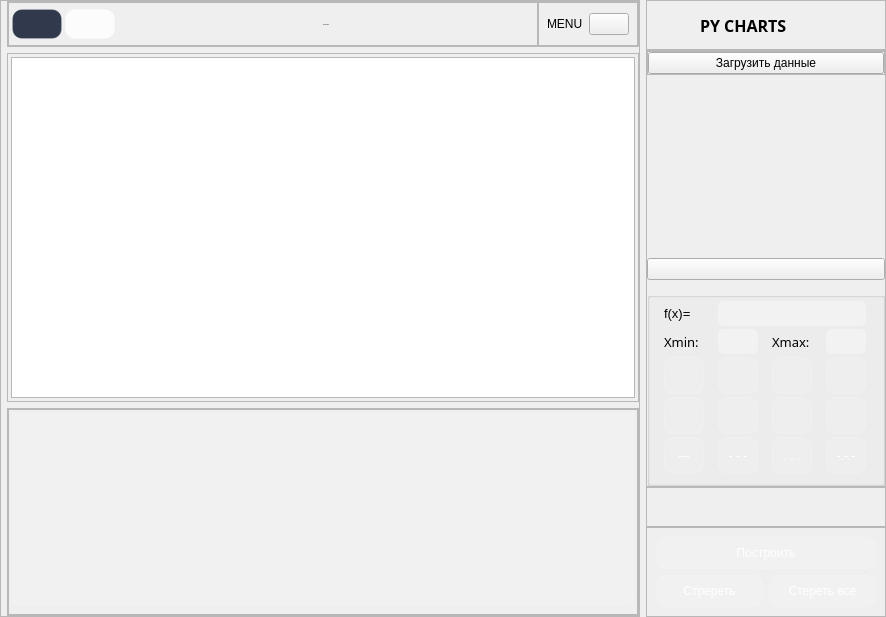
<?xml version="1.0" encoding="UTF-8"?>
<ui version="4.0">
 <class>MainWindow</class>
 <widget class="QMainWindow" name="MainWindow">
  <property name="geometry">
   <rect>
    <x>0</x>
    <y>0</y>
    <width>886</width>
    <height>617</height>
   </rect>
  </property>
  <property name="windowTitle">
   <string>MainWindow</string>
  </property>
  <widget class="QWidget" name="centralwidget">
   <property name="styleSheet">
    <string notr="true">@font-face {
    font-family: NovaFlat;
    src: url(:/fonts/Nova_Flat/NovaFlat-Regular.ttf) format(&quot;truetype&quot;);
}
*{
color: #fff;
font-family: NovaFlat;
font-size: 12px;
border: nine;
background: none;
}
#centralwidget{
background-color: rgb(33, 43, 51);
}
#right_menu_widget, #percentage_bar_chart, #nested_donuts,
#line_charts, #bar_charts, #temperature_bar_chart
{
background-color: rgba(61, 80, 95, 100)
}
#header_frame, #frame_3, #frame_5{
background-color: rgb(61, 80, 95);
}
#frame_4 QPushButton{
padding: 10px;
border-radius: 5px;
background-color: rgba(33, 43, 51, 100);
}
#header_nav QPushButton{
	background-color: rgb(61, 80, 95);
	border-radius: 15px;
	border: 3px solid rgb(120, 157, 186);
}
#header_nav QPushButton:hover{
	background-color: rgb(120, 157, 186);
}
</string>
   </property>
   <layout class="QHBoxLayout" name="horizontalLayout">
    <property name="leftMargin">
     <number>0</number>
    </property>
    <property name="topMargin">
     <number>0</number>
    </property>
    <property name="rightMargin">
     <number>0</number>
    </property>
    <property name="bottomMargin">
     <number>0</number>
    </property>
    <item>
     <widget class="QFrame" name="frame_2">
      <property name="frameShape">
       <enum>QFrame::StyledPanel</enum>
      </property>
      <property name="frameShadow">
       <enum>QFrame::Raised</enum>
      </property>
      <layout class="QVBoxLayout" name="verticalLayout_4">
       <property name="leftMargin">
        <number>6</number>
       </property>
       <property name="topMargin">
        <number>0</number>
       </property>
       <property name="rightMargin">
        <number>0</number>
       </property>
       <property name="bottomMargin">
        <number>0</number>
       </property>
       <item alignment="Qt::AlignTop">
        <widget class="QFrame" name="header_frame">
         <property name="minimumSize">
          <size>
           <width>0</width>
           <height>46</height>
          </size>
         </property>
         <property name="maximumSize">
          <size>
           <width>16777215</width>
           <height>50</height>
          </size>
         </property>
         <property name="frameShape">
          <enum>QFrame::StyledPanel</enum>
         </property>
         <property name="frameShadow">
          <enum>QFrame::Raised</enum>
         </property>
         <layout class="QHBoxLayout" name="horizontalLayout_3">
          <property name="spacing">
           <number>0</number>
          </property>
          <property name="leftMargin">
           <number>0</number>
          </property>
          <property name="topMargin">
           <number>0</number>
          </property>
          <property name="rightMargin">
           <number>0</number>
          </property>
          <property name="bottomMargin">
           <number>0</number>
          </property>
          <item>
           <widget class="QFrame" name="frame_11">
            <property name="styleSheet">
             <string notr="true"/>
            </property>
            <property name="frameShape">
             <enum>QFrame::StyledPanel</enum>
            </property>
            <property name="frameShadow">
             <enum>QFrame::Raised</enum>
            </property>
            <layout class="QHBoxLayout" name="horizontalLayout_5">
             <property name="spacing">
              <number>3</number>
             </property>
             <property name="leftMargin">
              <number>3</number>
             </property>
             <property name="topMargin">
              <number>3</number>
             </property>
             <property name="rightMargin">
              <number>3</number>
             </property>
             <property name="bottomMargin">
              <number>3</number>
             </property>
             <item>
              <widget class="QPushButton" name="pushButton_6">
               <property name="minimumSize">
                <size>
                 <width>50</width>
                 <height>30</height>
                </size>
               </property>
               <property name="maximumSize">
                <size>
                 <width>50</width>
                 <height>30</height>
                </size>
               </property>
               <property name="styleSheet">
                <string notr="true">QPushButton{
	color: rgba(49, 57, 77);
     background-color:rgba(49, 57, 77);
     border: 1px solid rgba(255,255,255,40);
     border-radius:10px;
width: 15;
height: 15;
}
QPushButton:hover{
background-color:rgba(49, 57, 77);
}
QPushButton:pressed{
background-color:rgba(255,255,255,70);
}</string>
               </property>
               <property name="text">
                <string/>
               </property>
              </widget>
             </item>
             <item>
              <widget class="QPushButton" name="pushButton_7">
               <property name="minimumSize">
                <size>
                 <width>50</width>
                 <height>30</height>
                </size>
               </property>
               <property name="maximumSize">
                <size>
                 <width>50</width>
                 <height>30</height>
                </size>
               </property>
               <property name="styleSheet">
                <string notr="true">QPushButton{
	color: rgb(255, 255, 255);
     background-color:rgba(255,255,255,200);
     border: 1px solid rgba(255,255,255,40);
     border-radius:10px;
width: 15;
height: 15;
}
QPushButton:hover{
background-color:rgba(255,255,255,200);
}
QPushButton:pressed{
background-color:rgba(255,255,255,70);
}</string>
               </property>
               <property name="text">
                <string/>
               </property>
              </widget>
             </item>
             <item>
              <widget class="QLabel" name="label_7">
               <property name="font">
                <font>
                 <family>NovaFlat</family>
                 <pointsize>-1</pointsize>
                </font>
               </property>
               <property name="text">
                <string>DASHBOARD</string>
               </property>
               <property name="alignment">
                <set>Qt::AlignCenter</set>
               </property>
              </widget>
             </item>
            </layout>
           </widget>
          </item>
          <item>
           <widget class="QFrame" name="frame_10">
            <property name="maximumSize">
             <size>
              <width>100</width>
              <height>16777215</height>
             </size>
            </property>
            <property name="frameShape">
             <enum>QFrame::StyledPanel</enum>
            </property>
            <property name="frameShadow">
             <enum>QFrame::Raised</enum>
            </property>
            <layout class="QHBoxLayout" name="horizontalLayout_4">
             <property name="spacing">
              <number>2</number>
             </property>
             <property name="leftMargin">
              <number>8</number>
             </property>
             <property name="topMargin">
              <number>0</number>
             </property>
             <property name="rightMargin">
              <number>8</number>
             </property>
             <property name="bottomMargin">
              <number>0</number>
             </property>
             <item>
              <widget class="QLabel" name="label_6">
               <property name="text">
                <string>MENU</string>
               </property>
              </widget>
             </item>
             <item>
              <widget class="QPushButton" name="open_close_side_bar_btn">
               <property name="text">
                <string/>
               </property>
               <property name="icon">
                <iconset resource="resources.qrc">
                 <normaloff>:/icons/icons/align-center.svg</normaloff>:/icons/icons/align-center.svg</iconset>
               </property>
               <property name="iconSize">
                <size>
                 <width>30</width>
                 <height>30</height>
                </size>
               </property>
              </widget>
             </item>
            </layout>
           </widget>
          </item>
         </layout>
        </widget>
       </item>
       <item>
        <widget class="QFrame" name="frame_8">
         <property name="frameShape">
          <enum>QFrame::StyledPanel</enum>
         </property>
         <property name="frameShadow">
          <enum>QFrame::Raised</enum>
         </property>
         <layout class="QVBoxLayout" name="verticalLayout_7">
          <property name="spacing">
           <number>3</number>
          </property>
          <property name="leftMargin">
           <number>3</number>
          </property>
          <property name="topMargin">
           <number>3</number>
          </property>
          <property name="rightMargin">
           <number>3</number>
          </property>
          <property name="bottomMargin">
           <number>3</number>
          </property>
          <item>
           <widget class="PlotWidget" name="graphicsView"/>
          </item>
         </layout>
        </widget>
       </item>
       <item alignment="Qt::AlignBottom">
        <widget class="QFrame" name="footer_frame">
         <property name="frameShape">
          <enum>QFrame::StyledPanel</enum>
         </property>
         <property name="frameShadow">
          <enum>QFrame::Raised</enum>
         </property>
         <layout class="QHBoxLayout" name="horizontalLayout_6">
          <property name="spacing">
           <number>0</number>
          </property>
          <property name="leftMargin">
           <number>0</number>
          </property>
          <property name="topMargin">
           <number>0</number>
          </property>
          <property name="rightMargin">
           <number>0</number>
          </property>
          <property name="bottomMargin">
           <number>0</number>
          </property>
          <item>
           <widget class="QFrame" name="frame_13">
            <property name="frameShape">
             <enum>QFrame::StyledPanel</enum>
            </property>
            <property name="frameShadow">
             <enum>QFrame::Raised</enum>
            </property>
            <layout class="QVBoxLayout" name="verticalLayout_6">
             <property name="spacing">
              <number>3</number>
             </property>
             <property name="leftMargin">
              <number>3</number>
             </property>
             <property name="topMargin">
              <number>3</number>
             </property>
             <property name="rightMargin">
              <number>3</number>
             </property>
             <property name="bottomMargin">
              <number>9</number>
             </property>
             <item>
              <widget class="QTableWidget" name="tableWidget">
               <property name="styleSheet">
                <string notr="true">QTableView {
background-color: rgba(255, 255, 255, 30); 
border: 1px solid rgba(255,255,255,40);
border-bottom-right-radius: 7px; 
border-bottom-left-radius: 7px; 
color: white;
}

QHeaderView::section {
background-color: rgb(53, 53, 53);
color: white;
border: none;
height: 50px;
font-size: 16pt;
}

QTableView::item {
    border-style: none;
    border-bottom: 1px solid rgba(255,255,255,50);
    padding-left: auto;
    padding-right: auto;
}

QTableView::item:selected{
	border: none;
	color: rgb(255, 255, 255);
    background-color: rgba(255, 255, 255, 50);
}
</string>
               </property>
              </widget>
             </item>
            </layout>
           </widget>
          </item>
         </layout>
        </widget>
       </item>
      </layout>
     </widget>
    </item>
    <item>
     <widget class="QWidget" name="right_menu_widget" native="true">
      <property name="minimumSize">
       <size>
        <width>240</width>
        <height>0</height>
       </size>
      </property>
      <property name="maximumSize">
       <size>
        <width>240</width>
        <height>1000000</height>
       </size>
      </property>
      <layout class="QVBoxLayout" name="verticalLayout">
       <property name="spacing">
        <number>0</number>
       </property>
       <property name="leftMargin">
        <number>0</number>
       </property>
       <property name="topMargin">
        <number>0</number>
       </property>
       <property name="rightMargin">
        <number>0</number>
       </property>
       <property name="bottomMargin">
        <number>0</number>
       </property>
       <item>
        <widget class="QFrame" name="frame_3">
         <property name="frameShape">
          <enum>QFrame::StyledPanel</enum>
         </property>
         <property name="frameShadow">
          <enum>QFrame::Raised</enum>
         </property>
         <layout class="QHBoxLayout" name="horizontalLayout_2">
          <property name="spacing">
           <number>6</number>
          </property>
          <property name="leftMargin">
           <number>7</number>
          </property>
          <property name="topMargin">
           <number>4</number>
          </property>
          <property name="rightMargin">
           <number>0</number>
          </property>
          <property name="bottomMargin">
           <number>4</number>
          </property>
          <item>
           <widget class="QLabel" name="label_14">
            <property name="minimumSize">
             <size>
              <width>40</width>
              <height>40</height>
             </size>
            </property>
            <property name="maximumSize">
             <size>
              <width>40</width>
              <height>40</height>
             </size>
            </property>
            <property name="text">
             <string/>
            </property>
            <property name="pixmap">
             <pixmap resource="resources.qrc">:/icons/icons/pie-chart.svg</pixmap>
            </property>
            <property name="scaledContents">
             <bool>true</bool>
            </property>
           </widget>
          </item>
          <item>
           <widget class="QLabel" name="label">
            <property name="font">
             <font>
              <family>NovaFlat</family>
              <pointsize>12</pointsize>
              <weight>99</weight>
              <bold>true</bold>
             </font>
            </property>
            <property name="mouseTracking">
             <bool>false</bool>
            </property>
            <property name="styleSheet">
             <string notr="true">*{font-size:12pt; font-weight: 1000;}</string>
            </property>
            <property name="text">
             <string>PY CHARTS</string>
            </property>
            <property name="wordWrap">
             <bool>false</bool>
            </property>
           </widget>
          </item>
         </layout>
        </widget>
       </item>
       <item>
        <widget class="QFrame" name="frame_4">
         <property name="sizePolicy">
          <sizepolicy hsizetype="Preferred" vsizetype="Expanding">
           <horstretch>0</horstretch>
           <verstretch>0</verstretch>
          </sizepolicy>
         </property>
         <property name="frameShape">
          <enum>QFrame::StyledPanel</enum>
         </property>
         <property name="frameShadow">
          <enum>QFrame::Raised</enum>
         </property>
         <layout class="QVBoxLayout" name="verticalLayout_2">
          <property name="spacing">
           <number>0</number>
          </property>
          <property name="leftMargin">
           <number>0</number>
          </property>
          <property name="topMargin">
           <number>0</number>
          </property>
          <property name="rightMargin">
           <number>0</number>
          </property>
          <property name="bottomMargin">
           <number>0</number>
          </property>
          <item alignment="Qt::AlignTop">
           <widget class="QFrame" name="frame">
            <property name="maximumSize">
             <size>
              <width>1000</width>
              <height>1000</height>
             </size>
            </property>
            <property name="styleSheet">
             <string notr="true">QPushButton:pressed{
background-color:rgba(255,255,255,70);
}</string>
            </property>
            <property name="frameShape">
             <enum>QFrame::StyledPanel</enum>
            </property>
            <property name="frameShadow">
             <enum>QFrame::Raised</enum>
            </property>
            <layout class="QVBoxLayout" name="verticalLayout_3">
             <property name="spacing">
              <number>0</number>
             </property>
             <property name="leftMargin">
              <number>0</number>
             </property>
             <property name="topMargin">
              <number>0</number>
             </property>
             <property name="rightMargin">
              <number>0</number>
             </property>
             <property name="bottomMargin">
              <number>0</number>
             </property>
             <item>
              <widget class="QPushButton" name="pushButton_2">
               <property name="text">
                <string>Загрузить данные</string>
               </property>
               <property name="icon">
                <iconset resource="resources.qrc">
                 <normaloff>:/icons/icons/upload.svg</normaloff>:/icons/icons/upload.svg</iconset>
               </property>
              </widget>
             </item>
            </layout>
           </widget>
          </item>
          <item>
           <widget class="QPushButton" name="pushButton_5">
            <property name="text">
             <string/>
            </property>
            <property name="icon">
             <iconset resource="resources.qrc">
              <normaloff>:/images/images/girl.jpg</normaloff>:/images/images/girl.jpg</iconset>
            </property>
            <property name="iconSize">
             <size>
              <width>200</width>
              <height>200</height>
             </size>
            </property>
           </widget>
          </item>
          <item alignment="Qt::AlignBottom">
           <widget class="QGroupBox" name="groupBox">
            <property name="minimumSize">
             <size>
              <width>0</width>
              <height>0</height>
             </size>
            </property>
            <property name="maximumSize">
             <size>
              <width>1000</width>
              <height>1000</height>
             </size>
            </property>
            <property name="styleSheet">
             <string notr="true">QPushButton{
	color: rgb(255, 255, 255);
     background-color:rgba(255,255,255,30);
     border: 1px solid rgba(255,255,255,40);
     border-radius:10px;
width: 15;
height: 15;
}
QPushButton:hover{
background-color:rgba(255,255,255,30);
}
QPushButton:pressed{
background-color:rgba(255,255,255,70);
}
QLineEdit{font-size:14pt; color:#aa0000;
	background-color: rgba(255, 255, 255, 80);
    border-radius:5px;
}
QLabel{font-size:10pt;
}</string>
            </property>
            <property name="title">
             <string/>
            </property>
            <layout class="QGridLayout" name="gridLayout">
             <property name="leftMargin">
              <number>3</number>
             </property>
             <property name="topMargin">
              <number>3</number>
             </property>
             <property name="rightMargin">
              <number>3</number>
             </property>
             <property name="bottomMargin">
              <number>9</number>
             </property>
             <property name="spacing">
              <number>3</number>
             </property>
             <item row="4" column="0">
              <widget class="QPushButton" name="select_marker_point_2">
               <property name="minimumSize">
                <size>
                 <width>40</width>
                 <height>37</height>
                </size>
               </property>
               <property name="maximumSize">
                <size>
                 <width>40</width>
                 <height>37</height>
                </size>
               </property>
               <property name="text">
                <string>---</string>
               </property>
               <property name="iconSize">
                <size>
                 <width>30</width>
                 <height>30</height>
                </size>
               </property>
              </widget>
             </item>
             <item row="2" column="3">
              <widget class="QPushButton" name="select_color_purple">
               <property name="minimumSize">
                <size>
                 <width>40</width>
                 <height>37</height>
                </size>
               </property>
               <property name="maximumSize">
                <size>
                 <width>40</width>
                 <height>37</height>
                </size>
               </property>
               <property name="text">
                <string/>
               </property>
               <property name="icon">
                <iconset resource="resources.qrc">
                 <normaloff>:/images/images/purple-circle-svgrepo-com.svg</normaloff>:/images/images/purple-circle-svgrepo-com.svg</iconset>
               </property>
               <property name="iconSize">
                <size>
                 <width>25</width>
                 <height>25</height>
                </size>
               </property>
              </widget>
             </item>
             <item row="2" column="2">
              <widget class="QPushButton" name="select_color_red">
               <property name="minimumSize">
                <size>
                 <width>40</width>
                 <height>37</height>
                </size>
               </property>
               <property name="maximumSize">
                <size>
                 <width>40</width>
                 <height>37</height>
                </size>
               </property>
               <property name="text">
                <string/>
               </property>
               <property name="icon">
                <iconset resource="resources.qrc">
                 <normaloff>:/images/images/red-circle-svgrepo-com.svg</normaloff>:/images/images/red-circle-svgrepo-com.svg</iconset>
               </property>
               <property name="iconSize">
                <size>
                 <width>25</width>
                 <height>25</height>
                </size>
               </property>
              </widget>
             </item>
             <item row="2" column="1">
              <widget class="QPushButton" name="select_color_green">
               <property name="minimumSize">
                <size>
                 <width>40</width>
                 <height>37</height>
                </size>
               </property>
               <property name="maximumSize">
                <size>
                 <width>40</width>
                 <height>37</height>
                </size>
               </property>
               <property name="text">
                <string/>
               </property>
               <property name="icon">
                <iconset resource="resources.qrc">
                 <normaloff>:/images/images/green-circle-svgrepo-com.svg</normaloff>:/images/images/green-circle-svgrepo-com.svg</iconset>
               </property>
               <property name="iconSize">
                <size>
                 <width>25</width>
                 <height>25</height>
                </size>
               </property>
              </widget>
             </item>
             <item row="3" column="2">
              <widget class="QPushButton" name="select_marker_star">
               <property name="minimumSize">
                <size>
                 <width>40</width>
                 <height>37</height>
                </size>
               </property>
               <property name="maximumSize">
                <size>
                 <width>40</width>
                 <height>37</height>
                </size>
               </property>
               <property name="text">
                <string/>
               </property>
               <property name="icon">
                <iconset resource="resources.qrc">
                 <normaloff>:/images/images/m14.svg</normaloff>:/images/images/m14.svg</iconset>
               </property>
               <property name="iconSize">
                <size>
                 <width>40</width>
                 <height>40</height>
                </size>
               </property>
              </widget>
             </item>
             <item row="3" column="1">
              <widget class="QPushButton" name="select_marker_triangle">
               <property name="minimumSize">
                <size>
                 <width>40</width>
                 <height>37</height>
                </size>
               </property>
               <property name="maximumSize">
                <size>
                 <width>40</width>
                 <height>37</height>
                </size>
               </property>
               <property name="text">
                <string/>
               </property>
               <property name="icon">
                <iconset resource="resources.qrc">
                 <normaloff>:/images/images/m03_1.svg</normaloff>:/images/images/m03_1.svg</iconset>
               </property>
               <property name="iconSize">
                <size>
                 <width>30</width>
                 <height>30</height>
                </size>
               </property>
              </widget>
             </item>
             <item row="3" column="3">
              <widget class="QPushButton" name="select_marker_diamond">
               <property name="minimumSize">
                <size>
                 <width>40</width>
                 <height>37</height>
                </size>
               </property>
               <property name="maximumSize">
                <size>
                 <width>40</width>
                 <height>37</height>
                </size>
               </property>
               <property name="text">
                <string/>
               </property>
               <property name="icon">
                <iconset resource="resources.qrc">
                 <normaloff>:/images/images/m19.svg</normaloff>:/images/images/m19.svg</iconset>
               </property>
               <property name="iconSize">
                <size>
                 <width>30</width>
                 <height>30</height>
                </size>
               </property>
              </widget>
             </item>
             <item row="3" column="0">
              <widget class="QPushButton" name="select_marker_point">
               <property name="minimumSize">
                <size>
                 <width>40</width>
                 <height>37</height>
                </size>
               </property>
               <property name="maximumSize">
                <size>
                 <width>40</width>
                 <height>37</height>
                </size>
               </property>
               <property name="text">
                <string/>
               </property>
               <property name="icon">
                <iconset resource="resources.qrc">
                 <normaloff>:/images/images/m00_1.svg</normaloff>:/images/images/m00_1.svg</iconset>
               </property>
               <property name="iconSize">
                <size>
                 <width>30</width>
                 <height>30</height>
                </size>
               </property>
              </widget>
             </item>
             <item row="1" column="1">
              <widget class="QLineEdit" name="lineEdit_2">
               <property name="maximumSize">
                <size>
                 <width>40</width>
                 <height>16777215</height>
                </size>
               </property>
              </widget>
             </item>
             <item row="0" column="0">
              <widget class="QLabel" name="label_4">
               <property name="maximumSize">
                <size>
                 <width>42</width>
                 <height>25</height>
                </size>
               </property>
               <property name="text">
                <string>f(x)=</string>
               </property>
              </widget>
             </item>
             <item row="0" column="1" colspan="3">
              <widget class="QLineEdit" name="select_funtion">
               <property name="maximumSize">
                <size>
                 <width>200</width>
                 <height>16777215</height>
                </size>
               </property>
               <property name="styleSheet">
                <string notr="true"/>
               </property>
              </widget>
             </item>
             <item row="1" column="0">
              <widget class="QLabel" name="label_2">
               <property name="maximumSize">
                <size>
                 <width>40</width>
                 <height>16777215</height>
                </size>
               </property>
               <property name="font">
                <font>
                 <family>NovaFlat</family>
                 <pointsize>10</pointsize>
                </font>
               </property>
               <property name="text">
                <string>Xmin:</string>
               </property>
              </widget>
             </item>
             <item row="1" column="3">
              <widget class="QLineEdit" name="lineEdit">
               <property name="maximumSize">
                <size>
                 <width>40</width>
                 <height>16777215</height>
                </size>
               </property>
              </widget>
             </item>
             <item row="2" column="0">
              <widget class="QPushButton" name="select_color_blue">
               <property name="minimumSize">
                <size>
                 <width>40</width>
                 <height>37</height>
                </size>
               </property>
               <property name="maximumSize">
                <size>
                 <width>40</width>
                 <height>37</height>
                </size>
               </property>
               <property name="text">
                <string/>
               </property>
               <property name="icon">
                <iconset resource="resources.qrc">
                 <normaloff>:/images/images/blue-circle-svgrepo-com.svg</normaloff>:/images/images/blue-circle-svgrepo-com.svg</iconset>
               </property>
               <property name="iconSize">
                <size>
                 <width>25</width>
                 <height>25</height>
                </size>
               </property>
              </widget>
             </item>
             <item row="1" column="2">
              <widget class="QLabel" name="label_3">
               <property name="maximumSize">
                <size>
                 <width>40</width>
                 <height>16777215</height>
                </size>
               </property>
               <property name="font">
                <font>
                 <family>NovaFlat</family>
                 <pointsize>10</pointsize>
                </font>
               </property>
               <property name="text">
                <string>Xmax:</string>
               </property>
              </widget>
             </item>
             <item row="4" column="2">
              <widget class="QPushButton" name="select_marker_point_3">
               <property name="maximumSize">
                <size>
                 <width>40</width>
                 <height>40</height>
                </size>
               </property>
               <property name="text">
                <string>. . .</string>
               </property>
               <property name="iconSize">
                <size>
                 <width>30</width>
                 <height>30</height>
                </size>
               </property>
              </widget>
             </item>
             <item row="4" column="3">
              <widget class="QPushButton" name="select_marker_point_4">
               <property name="minimumSize">
                <size>
                 <width>40</width>
                 <height>37</height>
                </size>
               </property>
               <property name="maximumSize">
                <size>
                 <width>40</width>
                 <height>37</height>
                </size>
               </property>
               <property name="text">
                <string>-.-.-</string>
               </property>
               <property name="iconSize">
                <size>
                 <width>30</width>
                 <height>30</height>
                </size>
               </property>
              </widget>
             </item>
             <item row="4" column="1">
              <widget class="QPushButton" name="select_marker_point_5">
               <property name="minimumSize">
                <size>
                 <width>40</width>
                 <height>37</height>
                </size>
               </property>
               <property name="maximumSize">
                <size>
                 <width>40</width>
                 <height>37</height>
                </size>
               </property>
               <property name="text">
                <string>- - -</string>
               </property>
               <property name="iconSize">
                <size>
                 <width>30</width>
                 <height>30</height>
                </size>
               </property>
              </widget>
             </item>
            </layout>
           </widget>
          </item>
         </layout>
        </widget>
       </item>
       <item>
        <widget class="QFrame" name="frame_5">
         <property name="minimumSize">
          <size>
           <width>0</width>
           <height>40</height>
          </size>
         </property>
         <property name="frameShape">
          <enum>QFrame::StyledPanel</enum>
         </property>
         <property name="frameShadow">
          <enum>QFrame::Raised</enum>
         </property>
         <layout class="QHBoxLayout" name="horizontalLayout_7">
          <property name="spacing">
           <number>6</number>
          </property>
          <property name="leftMargin">
           <number>6</number>
          </property>
          <property name="topMargin">
           <number>0</number>
          </property>
          <property name="rightMargin">
           <number>0</number>
          </property>
          <property name="bottomMargin">
           <number>0</number>
          </property>
         </layout>
        </widget>
       </item>
       <item>
        <widget class="QFrame" name="frame_6">
         <property name="styleSheet">
          <string notr="true">QPushButton{
	color: rgb(255, 255, 255);
     background-color:rgba(255,255,255,30);
     border: 1px solid rgba(255,255,255,40);
     border-radius:10px;
height: 30;
}
QPushButton:hover{
background-color:rgba(255,255,255,30);
}
QPushButton:pressed{
background-color:rgba(255,255,255,70);
}
</string>
         </property>
         <property name="frameShape">
          <enum>QFrame::StyledPanel</enum>
         </property>
         <property name="frameShadow">
          <enum>QFrame::Raised</enum>
         </property>
         <layout class="QGridLayout" name="gridLayout_6">
          <item row="2" column="0">
           <widget class="QPushButton" name="pushButton_3">
            <property name="styleSheet">
             <string notr="true"/>
            </property>
            <property name="text">
             <string>Стререть</string>
            </property>
           </widget>
          </item>
          <item row="2" column="1">
           <widget class="QPushButton" name="pushButton_4">
            <property name="styleSheet">
             <string notr="true"/>
            </property>
            <property name="text">
             <string>Стереть все</string>
            </property>
            <property name="icon">
             <iconset resource="resources.qrc">
              <normaloff>:/icons/icons/alert-triangle.svg</normaloff>:/icons/icons/alert-triangle.svg</iconset>
            </property>
           </widget>
          </item>
          <item row="1" column="0" colspan="2">
           <widget class="QPushButton" name="pushButton">
            <property name="text">
             <string>Построить</string>
            </property>
           </widget>
          </item>
         </layout>
        </widget>
       </item>
      </layout>
     </widget>
    </item>
   </layout>
  </widget>
 </widget>
 <customwidgets>
  <customwidget>
   <class>PlotWidget</class>
   <extends>QGraphicsView</extends>
   <header>pyqtgraph</header>
  </customwidget>
 </customwidgets>
 <resources>
  <include location="resources.qrc"/>
 </resources>
 <connections/>
</ui>
